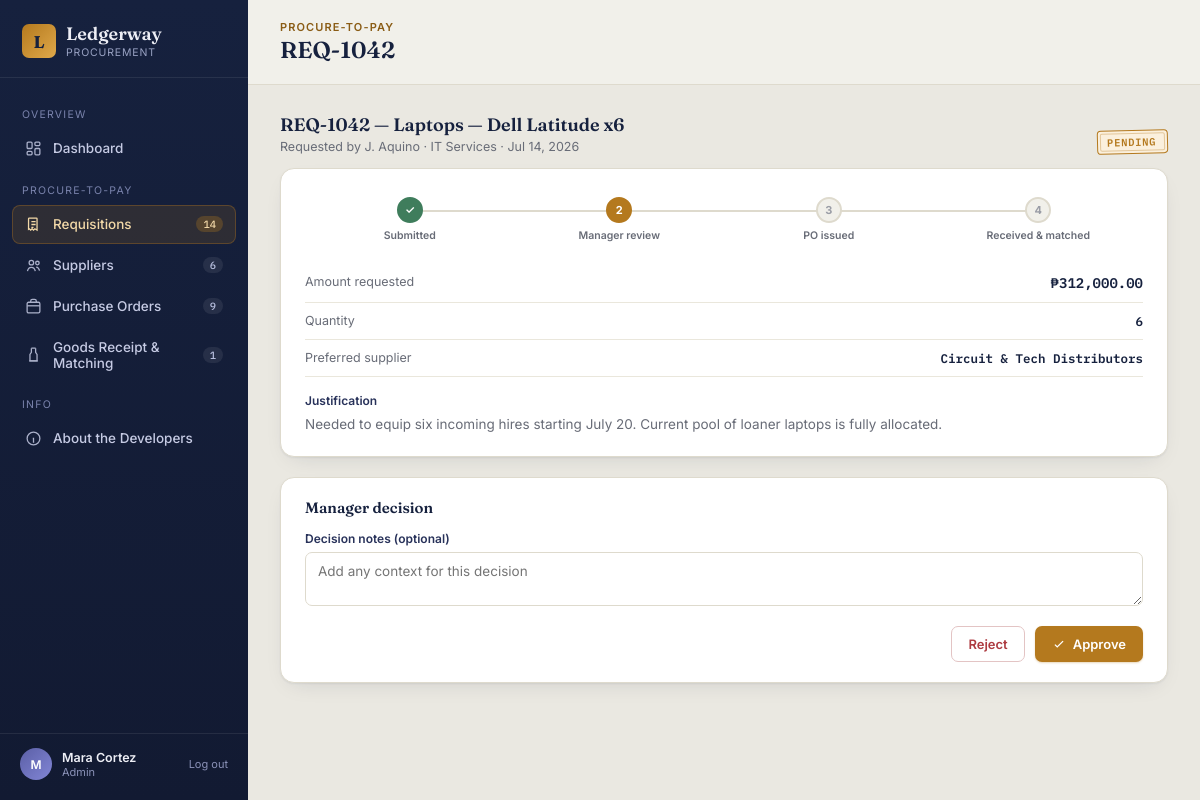
/requisition_view.php?id=1 (signed in), run on the app's committed database.
### tables this page shows
CREATE TABLE users (
  user_id INT AUTO_INCREMENT PRIMARY KEY,
  name VARCHAR(100) NOT NULL,
  email VARCHAR(150) NOT NULL UNIQUE,
  password_hash VARCHAR(255) NOT NULL,
  role ENUM('employee','manager','procurement_officer','admin') NOT NULL DEFAULT 'employee',
  department_id INT NULL,
  created_at TIMESTAMP DEFAULT CURRENT_TIMESTAMP,
  FOREIGN KEY (department_id) REFERENCES departments(department_id) ON DELETE SET NULL
);

CREATE TABLE requisitions (
  requisition_id INT AUTO_INCREMENT PRIMARY KEY,
  req_code VARCHAR(20) NOT NULL UNIQUE,         
  department_id INT NOT NULL,
  requested_by INT NOT NULL,
  item_description VARCHAR(255) NOT NULL,
  quantity INT NOT NULL DEFAULT 1,
  estimated_amount DECIMAL(12,2) NOT NULL,
  preferred_supplier_id INT NULL,
  justification TEXT,
  status ENUM('pending','approved','rejected') NOT NULL DEFAULT 'pending',
  decided_by INT NULL,
  decided_at TIMESTAMP NULL,
  decision_notes VARCHAR(255),
  created_at TIMESTAMP DEFAULT CURRENT_TIMESTAMP,
  FOREIGN KEY (department_id) REFERENCES departments(department_id),
  FOREIGN KEY (requested_by) REFERENCES users(user_id),
  FOREIGN KEY (preferred_supplier_id) REFERENCES suppliers(supplier_id) ON DELETE SET NULL,
  FOREIGN KEY (decided_by) REFERENCES users(user_id) ON DELETE SET NULL
);

CREATE TABLE departments (
  department_id INT AUTO_INCREMENT PRIMARY KEY,
  name VARCHAR(100) NOT NULL UNIQUE
);

CREATE TABLE suppliers (
  supplier_id INT AUTO_INCREMENT PRIMARY KEY,
  name VARCHAR(150) NOT NULL,
  category VARCHAR(100) NOT NULL,
  contact_name VARCHAR(100),
  email VARCHAR(150),
  phone VARCHAR(50),
  address VARCHAR(255),
  payment_terms VARCHAR(50) DEFAULT 'Net 30',
  contract_start DATE NULL,
  contract_end DATE NULL,
  status ENUM('active','inactive') NOT NULL DEFAULT 'active',
  created_at TIMESTAMP DEFAULT CURRENT_TIMESTAMP
);

### includes/auth.php (called while the page is built, shortened)
<?php
function current_user($pdo) {
    static $cached = null;
    if ($cached) return $cached;
    $stmt = $pdo->prepare("SELECT u.*, d.name AS department_name FROM users u
                            LEFT JOIN departments d ON d.department_id = u.department_id
                            WHERE u.user_id = ?");
    $stmt->execute([$_SESSION['user_id']]);
    $cached = $stmt->fetch();
    return $cached;
}
function has_role($roles) {
    $role = $_SESSION['role'] ?? null;
    if ($role === 'admin') return true;
    return in_array($role, (array)$roles, true);
}

### requisition_view.php (the view, shortened to what this page needs)
<?php
require __DIR__ . '/config/db.php';
require __DIR__ . '/includes/auth.php';
require __DIR__ . '/includes/functions.php';
$me = current_user($pdo);
$id = (int)($_GET['id'] ?? 0);
$stmt = $pdo->prepare("SELECT r.*, d.name AS department_name, u.name AS requester_name,
                        s.name AS preferred_supplier_name, decider.name AS decider_name
                        FROM requisitions r
                        JOIN departments d ON d.department_id = r.department_id
                        JOIN users u ON u.user_id = r.requested_by
                        LEFT JOIN suppliers s ON s.supplier_id = r.preferred_supplier_id
                        LEFT JOIN users decider ON decider.user_id = r.decided_by
                        WHERE r.requisition_id = ?");
$stmt->execute([$id]);
$req = $stmt->fetch();
$active = 'requisitions';
$pageEyebrow = 'Procure-to-Pay';
$pageTitle = $req['req_code'];
require __DIR__ . '/includes/header.php';
$steps = ['Submitted','Manager review','PO issued','Received & matched'];
$stepState = 1;
?>
<div class="section-head">
  <div>
    <div class="section-title"><?= e($req['req_code']) ?> — <?= e($req['item_description']) ?></div>
    <div class="section-desc">Requested by <?= e($req['requester_name']) ?> · <?= e($req['department_name']) ?> · <?= e(date('M j, Y', strtotime($req['created_at']))) ?></div>
  </div>
  <?= stamp($req['status']) ?>
</div>
<div class="panel" style="padding:22px 24px; margin-bottom:20px;">
  <?php if ($req['status'] !== 'rejected'): ?>
  <div class="flow">
    <?php foreach ($steps as $i => $label):
      $cls = $i < $stepState ? 'done' : ($i === $stepState ? 'active' : '');
    ?>
      <div class="flow-step <?= $cls ?>"><div class="flow-line"></div><div class="flow-dot"><?= $i < $stepState ? '&#10003;' : $i+1 ?></div><div class="flow-label"><?= e($label) ?></div></div>
    <?php endforeach; ?>
  </div>
  <?php endif; ?>
  <div class="match-row" style="border-bottom:1px solid var(--line-soft); padding:10px 0; margin-top:<?= $req['status']!=='rejected'?'18px':'0' ?>;"><span class="k">Amount requested</span><span class="v" style="font-size:14px;"><?= peso($req['estimated_amount']) ?></span></div>
  <div class="match-row" style="border-bottom:1px solid var(--line-soft); padding:10px 0;"><span class="k">Quantity</span><span class="v"><?= (int)$req['quantity'] ?></span></div>
  <div class="match-row" style="border-bottom:1px solid var(--line-soft); padding:10px 0;"><span class="k">Preferred supplier</span><span class="v"><?= e($req['preferred_supplier_name'] ?? 'None specified') ?></span></div>
  <?php if ($req['justification']): ?>
  <div style="margin-top:16px;">
    <label style="display:block; font-size:12px; font-weight:600; color:var(--ink-soft); margin-bottom:6px;">Justification</label>
    <div style="font-size:13.5px; color:var(--text-soft); line-height:1.5;"><?= nl2br(e($req['justification'])) ?></div>
  </div>
  <?php endif; ?>
</div>
<?php if ($req['status'] === 'pending' && has_role(['manager','admin'])): ?>
<div class="panel" style="padding:20px 24px;">
  <div class="section-title" style="font-size:15px; margin-bottom:14px;">Manager decision</div>
  <form action="actions/requisition_decision.php" method="post">
    <div class="field"><label>Decision notes (optional)</label><textarea name="decision_notes" rows="2" placeholder="Add any context for this decision"></textarea></div>
    <div style="display:flex; justify-content:flex-end; gap:10px;">
      <button type="submit" name="decision" value="rejected" class="btn btn-danger-ghost" onclick="return confirmAction('Reject this requisition?')">Reject</button>
      <button type="submit" name="decision" value="approved" class="btn btn-primary">
        <svg viewBox="0 0 24 24" fill="none" stroke="currentColor" stroke-width="2.2"><path d="M5 13l4 4L19 7"/></svg>
        Approve
      </button>
    </div>
  </form>
</div>
<?php endif; ?>
<?php require __DIR__ . '/includes/footer.php'; ?>

### includes/header.php (shortened to what this page needs)
<?php
$me = current_user($pdo);
$active      = $active ?? 'dashboard';
$pageEyebrow = $pageEyebrow ?? 'Overview';
$pageTitle   = $pageTitle ?? 'Ledgerway';
function nav_count($pdo, $sql) {
    try { return (int)$pdo->query($sql)->fetchColumn(); } catch (\Throwable $e) { return 0; }
}
$countReq   = nav_count($pdo, "SELECT COUNT(*) FROM requisitions");
$countSup   = nav_count($pdo, "SELECT COUNT(*) FROM suppliers");
$countPO    = nav_count($pdo, "SELECT COUNT(*) FROM purchase_orders");
$countMatch = nav_count($pdo, "SELECT COUNT(*) FROM invoice_matching WHERE match_status != 'matched' OR payment_approved = 0");
?>
<!DOCTYPE html>
<html lang="en">
<head>
<link rel="stylesheet" href="assets/css/style.css">
</head>
<body>
<div class="app">
  <aside class="sidebar">
    <div class="brand">
      <div class="brand-mark">L</div>
      <div>
        <div class="brand-name">Ledgerway</div>
        <div class="brand-sub">Procurement</div>
      </div>
    </div>
    <nav class="nav">
      <div class="nav-label">Overview</div>
      <a class="nav-item <?= $active==='dashboard'?'active':'' ?>" href="index.php">
        <svg viewBox="0 0 24 24" fill="none" stroke="currentColor" stroke-width="1.8"><rect x="3" y="3" width="7" height="9" rx="1.5"/><rect x="14" y="3" width="7" height="5" rx="1.5"/><rect x="14" y="12" width="7" height="9" rx="1.5"/><rect x="3" y="16" width="7" height="5" rx="1.5"/></svg>
        Dashboard
      </a>
      <div class="nav-label">Procure-to-Pay</div>
      <a class="nav-item <?= $active==='requisitions'?'active':'' ?>" href="requisitions.php">
        <svg viewBox="0 0 24 24" fill="none" stroke="currentColor" stroke-width="1.8"><path d="M8 3h8a1 1 0 0 1 1 1v16l-3-2-2 2-2-2-2 2-2-2-1 .7V4a1 1 0 0 1 1-1z"/><path d="M9 8h6M9 12h6M9 16h3"/></svg>
        Requisitions <span class="nav-count"><?= $countReq ?></span>
      </a>
      <a class="nav-item <?= $active==='suppliers'?'active':'' ?>" href="suppliers.php">
        <svg viewBox="0 0 24 24" fill="none" stroke="currentColor" stroke-width="1.8"><circle cx="9" cy="8" r="3.2"/><path d="M3.5 20c.7-3.4 3-5.3 5.5-5.3S13.8 16.6 14.5 20"/><circle cx="17.5" cy="8.5" r="2.5"/><path d="M15.8 14.3c2.4.2 4.1 2 4.7 5"/></svg>
        Suppliers <span class="nav-count"><?= $countSup ?></span>
      </a>
      <a class="nav-item <?= $active==='orders'?'active':'' ?>" href="purchase_orders.php">
        <svg viewBox="0 0 24 24" fill="none" stroke="currentColor" stroke-width="1.8"><rect x="3" y="6" width="18" height="15" rx="2"/><path d="M8 6V4.5A2.5 2.5 0 0 1 10.5 2h3A2.5 2.5 0 0 1 16 4.5V6"/><path d="M3 11h18"/></svg>
        Purchase Orders <span class="nav-count"><?= $countPO ?></span>
      </a>
      <a class="nav-item <?= $active==='matching'?'active':'' ?>" href="goods_receipt.php">
        <svg viewBox="0 0 24 24" fill="none" stroke="currentColor" stroke-width="1.8"><path d="M9 3v6l-2 3v9h10v-9l-2-3V3"/><path d="M9 3h6M6 21h12"/></svg>
        Goods Receipt &amp; Matching <span class="nav-count"><?= $countMatch ?></span>
      </a>
      <div class="nav-label">Info</div>
      <a class="nav-item <?= $active==='about'?'active':'' ?>" href="about.php">
        <svg viewBox="0 0 24 24" fill="none" stroke="currentColor" stroke-width="1.8"><circle cx="12" cy="12" r="9"/><path d="M12 8h.01M11 12h1v5h1"/></svg>
        About the Developers
      </a>
    </nav>
    <div class="sidebar-foot">
      <div class="avatar"><?= e(strtoupper(substr($me['name'] ?? '?', 0, 1))) ?></div>
      <div>
        <div class="who-name"><?= e($me['name'] ?? 'Guest') ?></div>
        <div class="who-role"><?= e(ucwords(str_replace('_',' ', $me['role'] ?? ''))) ?></div>
      </div>
      <a class="logout-link" href="actions/logout.php">Log out</a>
    </div>
  </aside>
  <div class="main">
    <div class="topbar">
      <div>
        <div class="topbar-eyebrow"><?= e($pageEyebrow) ?></div>
        <div class="topbar-title"><?= e($pageTitle) ?></div>
      </div>
    </div>
    <section class="view">

### includes/functions.php (shortened to what this page needs)
<?php
function peso(float $amount): string {
    return '₱' . number_format($amount, 2);
}
function e(?string $value): string {
    return htmlspecialchars($value ?? '', ENT_QUOTES, 'UTF-8');
}
function stamp(string $status): string {
    $map = [
        'pending'   => 'Pending',
        'approved'  => 'Approved',
        'rejected'  => 'Rejected',
        'sent'      => 'Sent',
        'confirmed' => 'Confirmed',
        'delivered' => 'Delivered',
        'cancelled' => 'Cancelled',
        'matched'   => 'Matched',
        'mismatch'  => 'Mismatch',
    ];
    $label = $map[$status] ?? ucfirst($status);
    return '<span class="stamp ' . e($status) . '">' . e($label) . '</span>';
}

### data on the page
users: name "M", name "Mara Cortez", role "Admin"
requisitions: req_code "REQ-1042", item_description "Laptops — Dell Latitude x6", requested_by.name "J. Aquino", department.name "IT Services", created_at "Jul 14, 2026", status "PENDING", estimated_amount "₱312,000.00", quantity "6", preferred_supplier.name "Circuit & Tech Distributors", justification "Needed to equip six incoming hires starting July 20. Current pool of loaner laptops is fully allocated."

### other printed values
$countReq "14"
$countSup "6"
$countPO "9"
$countMatch "1"
$pageEyebrow "PROCURE-TO-PAY"
$pageTitle "REQ-1042"
$label "Submitted"
$label "Manager review"
$label "PO issued"
$label "Received & matched"
